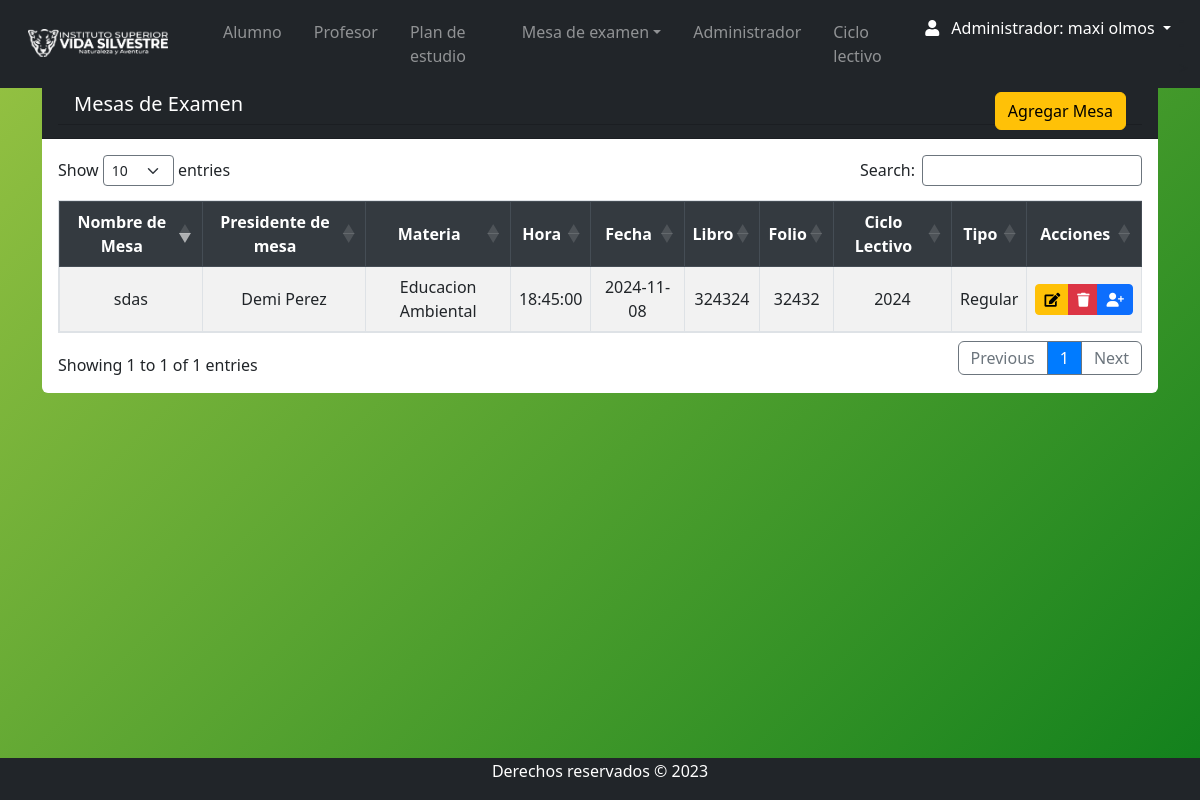
Before: /Views/admin/mesa_alumno.php (signed in) with the older database file.
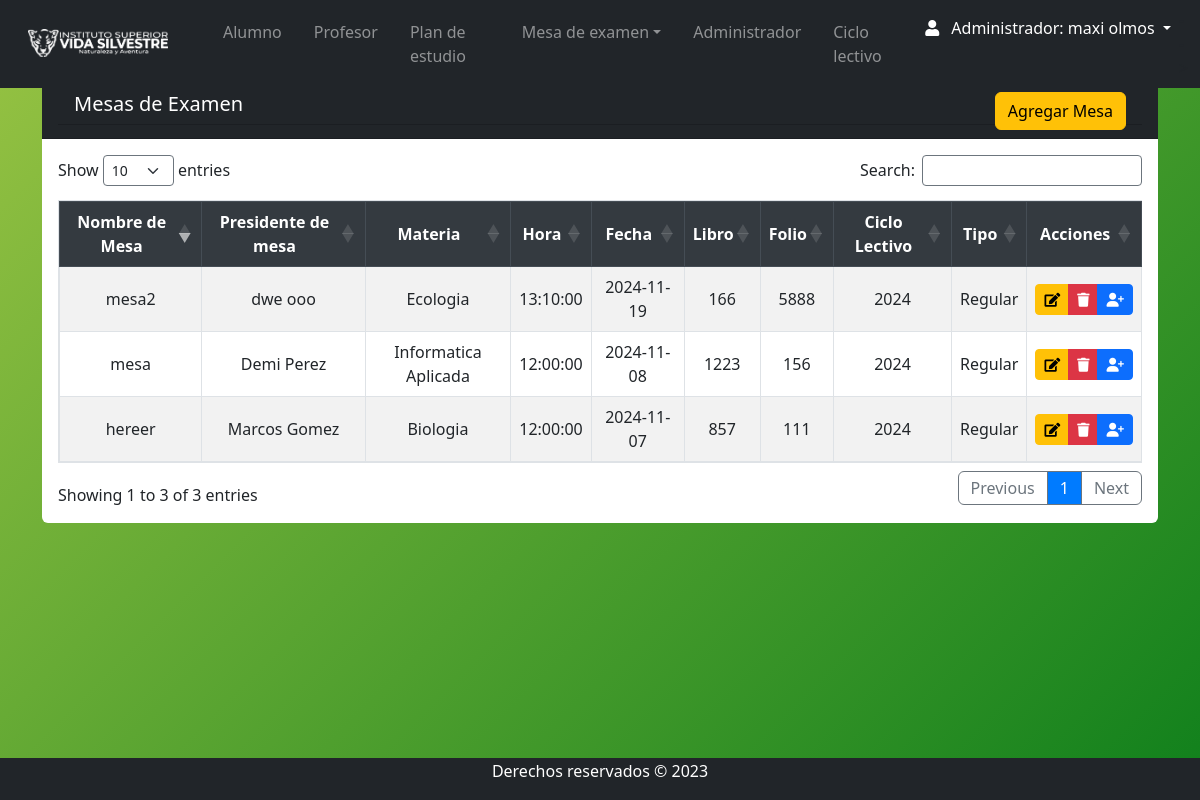
After: the same page with the newer database file.
### tables this page shows
CREATE TABLE `mesa_examen` (
  `id_mesa` int(11) NOT NULL,
  `id_materia` int(11) DEFAULT NULL,
  `fecha` date DEFAULT NULL,
  `nombre_mesa` varchar(30) DEFAULT NULL,
  `hora` time DEFAULT NULL,
  `id_ciclo` int(11) DEFAULT NULL,
  `id_tipo` int(11) DEFAULT NULL,
  `estado` varchar(11) DEFAULT NULL,
  `libro` varchar(20) NOT NULL,
  `folio` int(11) DEFAULT NULL,
  `id_t` int(11) NOT NULL,
  `periodo` varchar(50) NOT NULL
);

CREATE TABLE `tribunal` (
  `id_t` int(11) NOT NULL,
  `presidente` varchar(50) NOT NULL,
  `primer` varchar(50) DEFAULT NULL,
  `segundo` varchar(50) DEFAULT NULL,
  `fecha_1` date NOT NULL,
  `fecha_2` date NOT NULL,
  `observacion` varchar(100) NOT NULL
);

CREATE TABLE `materia` (
  `id_materia` int(11) NOT NULL,
  `Nombre` varchar(255) DEFAULT NULL,
  `descripcion` varchar(50) DEFAULT NULL,
  `horas` varchar(5) DEFAULT NULL,
  `num_resolucion` varchar(15) DEFAULT NULL,
  `año_cursado` varchar(20) NOT NULL,
  `id_tipo` int(11) DEFAULT NULL,
  `estado` varchar(11) DEFAULT NULL,
  `plan_estudio` varchar(50) DEFAULT NULL
);

CREATE TABLE `ciclo_lectivo` (
  `id_ciclo` int(11) NOT NULL,
  `nombre_ciclo` varchar(50) DEFAULT NULL,
  `fecha_inicio` date DEFAULT NULL,
  `fecha_fin` date DEFAULT NULL,
  `Estado` varchar(11) DEFAULT NULL,
  `created_at` timestamp NOT NULL DEFAULT current_timestamp(),
  `updated_at` timestamp NOT NULL DEFAULT current_timestamp() ON UPDATE current_timestamp(),
  `ciclo_actual` tinyint(4) NOT NULL
);

CREATE TABLE `tipo` (
  `id_tipo` int(11) NOT NULL,
  `nombre_tipo` varchar(50) NOT NULL
);

### Views/admin/mesa_alumno.php (the view, shortened to what this page needs)
<?php
require '../../conn/connection.php';
$query = "SELECT mesa_examen.*,
                 materia.nombre AS nombre_materia,
                 ciclo_lectivo.nombre_ciclo,
                 nombre_tipo AS nombre_tipo,
                 tribunal.presidente
          FROM mesa_examen
          INNER JOIN materia ON mesa_examen.id_materia = materia.id_materia
          LEFT JOIN ciclo_lectivo ON mesa_examen.id_ciclo = ciclo_lectivo.id_ciclo
           LEFT JOIN tribunal ON mesa_examen.id_t = tribunal.id_t
          LEFT JOIN tipo ON mesa_examen.id_tipo = tipo.id_tipo WHERE  mesa_examen.estado= 'Activo'";
$result = $db->query($query);
?>
<?php require 'navbar.php'; ?>
    <div class="container mt-3">
        <div class="card rounded-2 border-0">
            <di class="card-header pb-0 bg-dark text-white ">
                <h5 class="card-header bg-dark text-white"> Mesas de Examen
                <a class="btn btn-warning float-right mb-2" href="mesa_examen_add.php">Agregar Mesa</a>
                    </h5>
            </di>
            <div class="card-body table-responsive">
                <table id="example" class="table table-striped table-bordered  " cellspacing="0" width="100%">
                    <thead class="thead-dark">
                        <tr>
                            <th>Nombre de Mesa</th>
                            <th>Presidente de mesa</th>
                            <th>Materia</th>
                            <th>Hora</th>
                            <th>Fecha </th>
                            <th>Libro</th>
                            <th>Folio</th>
                            <th>Ciclo Lectivo</th>
                            <th>Tipo</th>
                            <th>Acciones </th>
                        </tr>
                    </thead>
                    <tbody>
                        <?php
                        while ($row = $result->fetch(PDO::FETCH_ASSOC)) {
                            echo "<tr>";
                            echo "<td>" . $row['nombre_mesa'] . "</td>";
                            echo "<td>" . $row['presidente'] . "</td>";
                            echo "<td>" . $row['nombre_materia'] . "</td>";
                            echo "<td>" . $row['hora'] . "</td>";
                            echo "<td>" . $row['fecha'] . "</td>";
                            echo "<td>" . $row['libro'] . "</td>";
                            echo "<td>" . $row['folio'] . "</td>";
                            echo "<td>" . $row['nombre_ciclo'] . "</td>";
                            echo "<td>" . $row['nombre_tipo'] . "</td>";
                        ?>
                        <td class="text-center">
                                                    <div class="btn-group">
                                                        <a href="mesa_edit.php?id=<?php echo $row['id_mesa']; ?>" class="btn btn-warning btn-sm" title="Editar" role="button">
                                                            <i class="fas fa-edit"></i>
                                                        </a>
                                                        <a href="javascript:eliminar6(<?php echo $row['id_mesa'];?>)" class="btn btn-danger btn-sm" title="Borrar" role="button">
                                                            <i class="fas fa-trash"></i>
                                                        </a>
                                                        <a href="alum_aconvocar.php?id=<?php echo $row['id_mesa'];?>" class="btn btn-primary btn-sm" title="Alumno" role="button">
                                                        <i class="fa-solid fa-user-plus"></i>
                                                        </a>
                                                    </div>
                                                </td>
                             <?php
                               echo "</tr>";
                                }
                                ?>
                    </tbody>
                </table>
            </div>
        </div>
    </div>
<?php require 'footer.php'; ?>

Changed rows visible on the page:
removed mesa_examen: nombre_mesa "sdas", id_t.presidente "Demi Perez", id_materia.Nombre "Educacion Ambiental", hora "18:45:00", fecha "2024-11-08", libro "324324", folio "32432", id_ciclo.nombre_ciclo "2024", id_tipo.nombre_tipo "Regular"
added mesa_examen: nombre_mesa "mesa", tribunal.presidente "Demi Perez", id_materia.Nombre "Informatica Aplicada", hora "12:00:00", fecha "2024-11-08", libro "1223", folio "156", id_ciclo.nombre_ciclo "2024", id_tipo.nombre_tipo "Regular"
added mesa_examen: nombre_mesa "hereer", tribunal.presidente "Marcos Gomez", id_materia.Nombre "Biologia", hora "12:00:00", fecha "2024-11-07", libro "857", folio "111", id_ciclo.nombre_ciclo "2024", id_tipo.nombre_tipo "Regular"
added mesa_examen: nombre_mesa "mesa2", tribunal.presidente "dwe ooo", id_materia.Nombre "Ecologia", hora "13:10:00", fecha "2024-11-19", libro "166", folio "5888", id_ciclo.nombre_ciclo "2024", id_tipo.nombre_tipo "Regular"
Other visible differences:
text written by a page script: "Show entries Search: Showing 1 to 1 of 1 entries Previous 1 Next" → "Show entries Search: Showing 1 to 3 of 3 entries Previous 1 Next"
